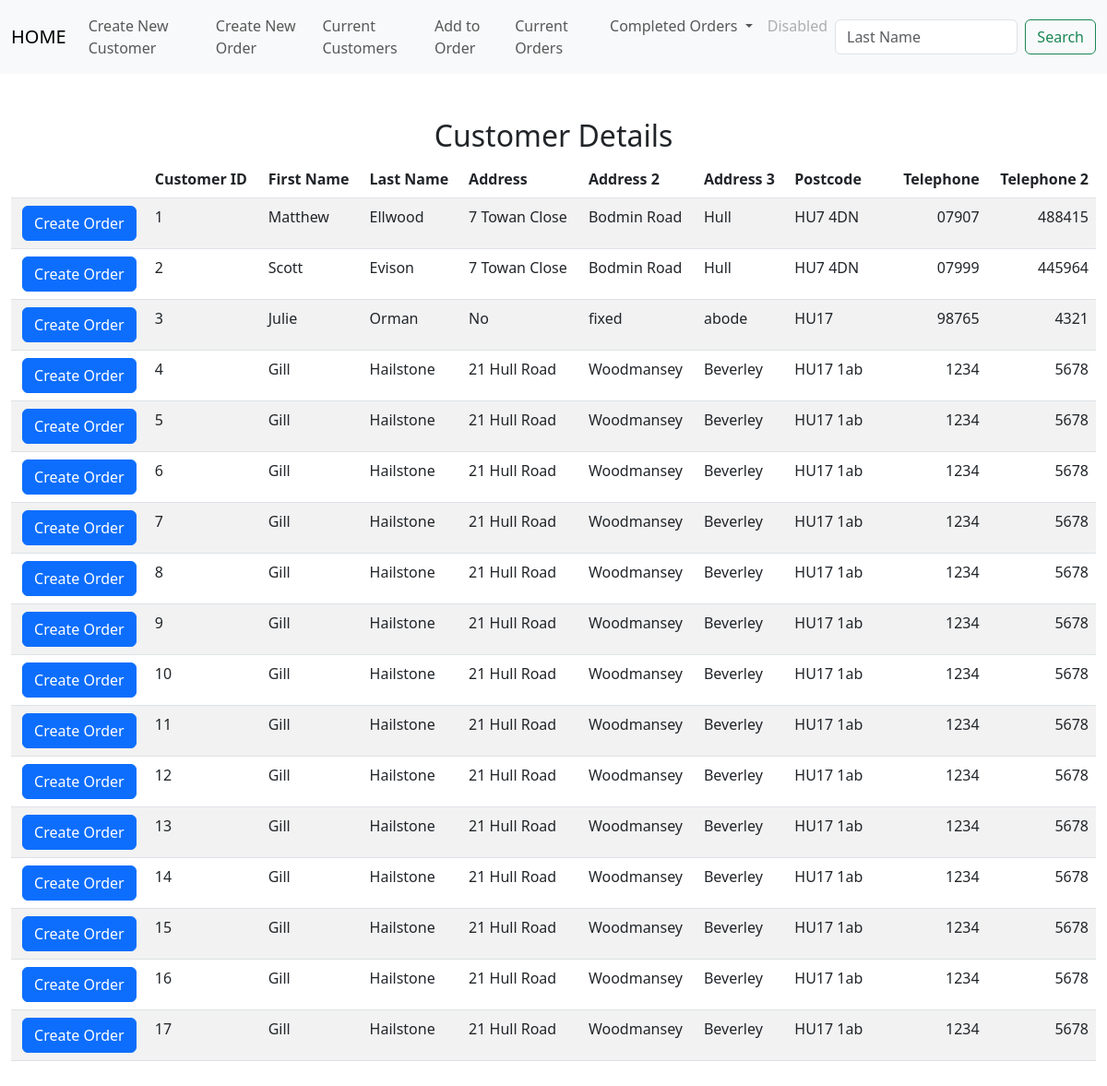
The page /list_of_customers on the database as committed earlier.
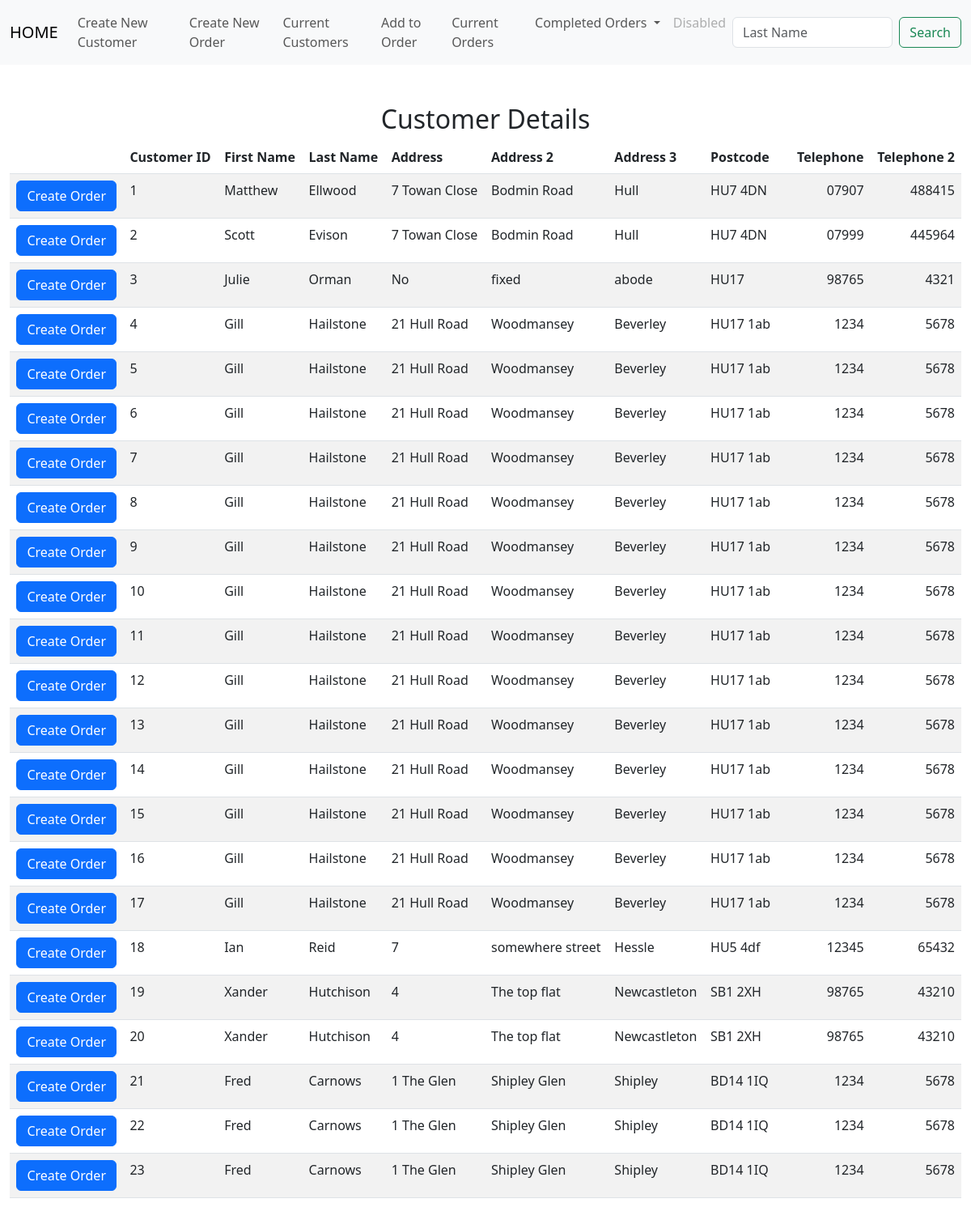
The same page on the database as committed later.
### tables this page shows
CREATE TABLE customers(id INTEGER PRIMARY KEY AUTOINCREMENT NOT NULL, first_name TEXT, last_name TEXT, address_1 TEXT, address_2 TEXT, address_3 TEXT, postcode TEXT, telephone_1 TEXT, telephone_2 TEXT);

### app.py (the view)
@app.route("/list_of_customers", methods=["GET", "POST"])
def list_of_customers():
    if request.method == "POST":
        customer_id = request.form.get("customer_id")
        detail = db.execute("select * from customers WHERE id = (?);", customer_id)
        return render_template("customer_order.html",detail = detail)
    else:
        detail = db.execute("select * from customers;")
        return render_template("list_of_customers.html",detail = detail)

### app.py (called while the page is built)
@app.after_request
def after_request(response):
    response.headers["Cache-Control"] = "no-cache, no-store, must-revalidate"
    response.headers["Expires"] = 0
    response.headers["Pragma"] = "no-cache"
    return response

### templates/list_of_customers.html (shortened to what this page needs)
{% extends "layout.html" %}
{% block main %}
<div class="section">
    <h2>Customer Details</h2>
    <table class="table table-striped">
        <thead>
            <tr>
                <th></th>
                <th class="text-start">Customer ID</th>
                <th class="text-start">First Name</th>
                <th class="text-start">Last Name</th>
                <th class="text-start">Address</th>
                <th class="text-start">Address 2</th>
                <th class="text-start">Address 3</th>
                <th class="text-start">Postcode</th>
                <th></th>
                <th class="text-end" colspan="8">Telephone</th>
                <th class="text-end">Telephone 2</th>
            </tr>
        </thead>
        <tbody>
            {% for row in detail %}
            <tr>
                <form action="/list_of_customers" method="post">
                    <td><input type="hidden" name="customer_id" VALUE="{{ row['id'] }}"><button class="btn btn-primary" type="submit">Create Order</button></td>
                </form>
                <td class="text-start">{{ row["id"] }}</td>
                <td class="text-start">{{ row["first_name"] }}</td>
                <td class="text-start">{{ row["last_name"] }}</td>
                <td class="text-start">{{ row["address_1"] }}</td>
                <td class="text-start">{{ row["address_2"] }}</td>
                <td class="text-start">{{ row["address_3"] }}</td>
                <td class="text-start">{{ row["postcode"] }}</td>
                <td></td>
                <td class="text-end" colspan="8">{{ row["telephone_1"] }}</td>
                <td class="text-end">{{ row["telephone_2"] }}</td>
                </tr>
            {% endfor %}
        </tbody>
    </div>
{% endblock %}

### templates/layout.html (shortened to what this page needs)
<!doctype html>
<html lang="en">
  <head>
    <link href="https://cdn.jsdelivr.net/npm/bootstrap@5.3.0/dist/css/bootstrap.min.css" rel="stylesheet">
  </head>
  <body>
    <nav class="navbar navbar-expand-lg bg-body-tertiary">
        <div class="container-fluid">
          <a class="navbar-brand" href="/">HOME</a>
            <div class="collapse navbar-collapse" id="navbarSupportedContent">
                <ul class="navbar-nav me-auto mb-2 mb-lg-0">
                <li class="nav-item">
                    <li class="nav-item"><a class="nav-link" href="/new_customer">Create New Customer</a></li>
                    <li class="nav-item"><a class="nav-link" href="/select_customer">Create New Order</a></li>
                </li>
                <li class="nav-item">
                    <a class="nav-link" href="/list_of_customers">Current Customers</a>
                    <li class="nav-item"><a class="nav-link" href="/search">Add to Order</a></li>
                    <a class="nav-link" href="/list_of_orders">Current Orders</a>
                </li>
                <li class="nav-item dropdown">
                    <a class="nav-link dropdown-toggle" href="#" role="button" data-bs-toggle="dropdown" aria-expanded="false">
                    Completed Orders
                    </a>
                </li>
                <li class="nav-item">
                    <a class="nav-link disabled">Disabled</a>
                </li>
                </ul>
                <form class="d-flex" role="search">
                <input class="form-control me-2" type="search" placeholder="Last Name" aria-label="Search">
                <button class="btn btn-outline-success" type="submit">Search</button>
                </form>
            </div>
            </div>
        </nav>
      <main class="container-fluid py-5 text-center">
        {% block main %}{% endblock %}
      </main>
  </body>

Rows that differ between the two databases and show on the page:
added customers: id "18", first_name "Ian", last_name "Reid", address_1 "7", address_2 "somewhere street", address_3 "Hessle", postcode "HU5 4df", telephone_1 "12345", telephone_2 "65432"
added customers: id "19", first_name "Xander", last_name "Hutchison", address_1 "4", address_2 "The top flat", address_3 "Newcastleton", postcode "SB1 2XH", telephone_1 "98765", telephone_2 "43210"
added customers: id "20", first_name "Xander", last_name "Hutchison", address_1 "4", address_2 "The top flat", address_3 "Newcastleton", postcode "SB1 2XH", telephone_1 "98765", telephone_2 "43210"
added customers: id "21", first_name "Fred", last_name "Carnows", address_1 "1 The Glen", address_2 "Shipley Glen", address_3 "Shipley", postcode "BD14 1IQ", telephone_1 "1234", telephone_2 "5678"
added customers: id "22", first_name "Fred", last_name "Carnows", address_1 "1 The Glen", address_2 "Shipley Glen", address_3 "Shipley", postcode "BD14 1IQ", telephone_1 "1234", telephone_2 "5678"
added customers: id "23", first_name "Fred", last_name "Carnows", address_1 "1 The Glen", address_2 "Shipley Glen", address_3 "Shipley", postcode "BD14 1IQ", telephone_1 "1234", telephone_2 "5678"
